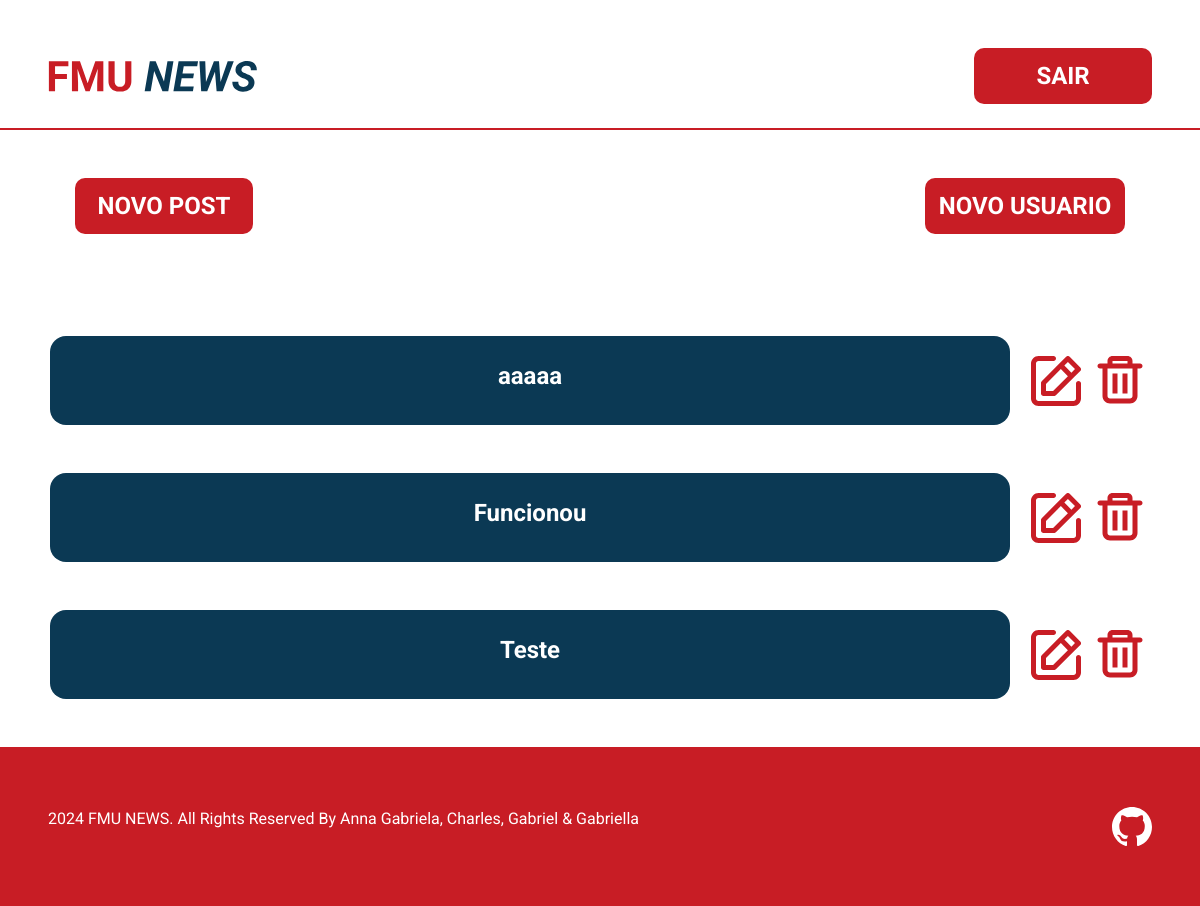
Before: /todas-noticias.php with the older database file.
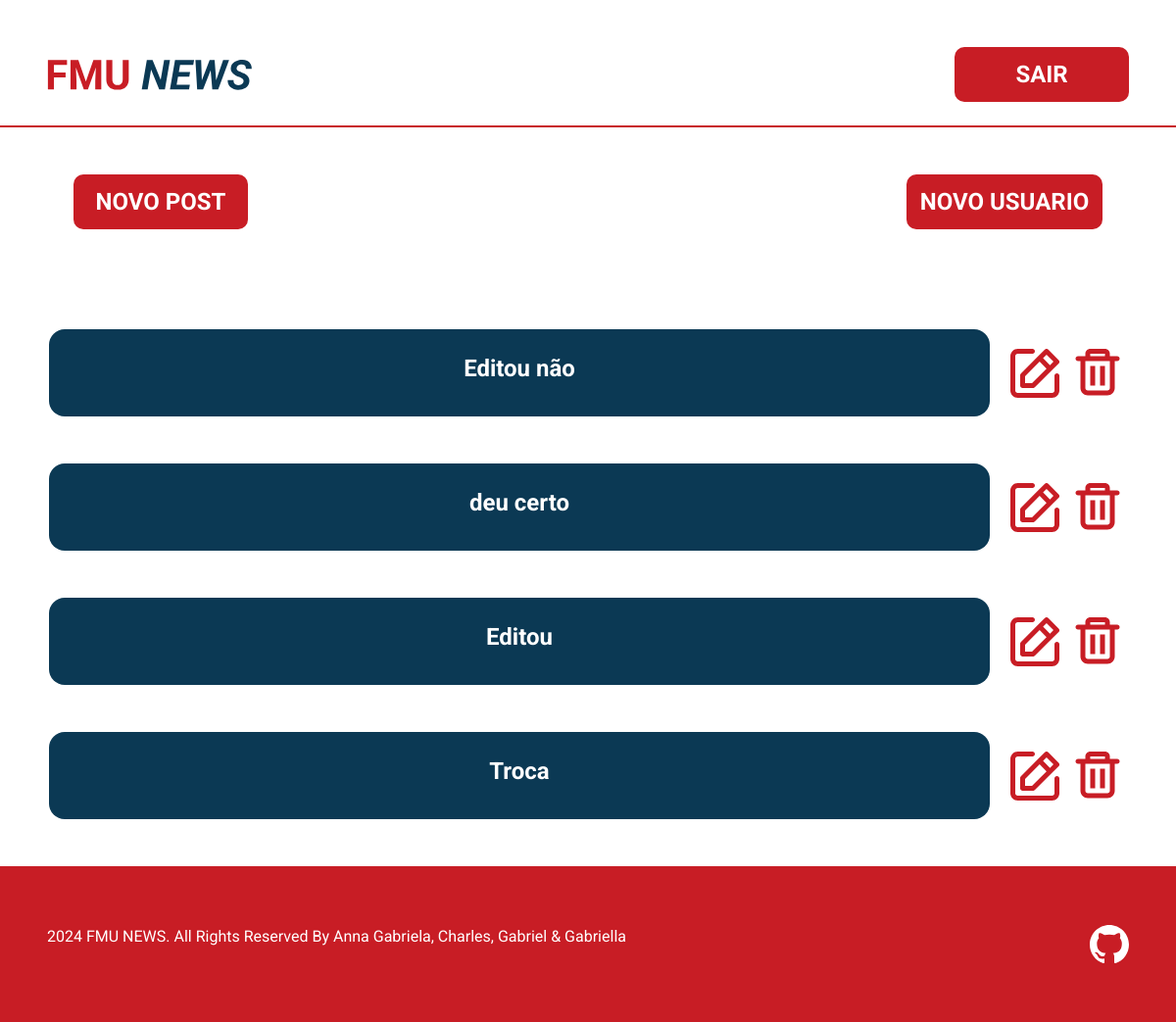
After: the same page with the newer database file.
### tables this page shows
CREATE TABLE `post` (
  `id_post` int(11) NOT NULL,
  `postagem` text NOT NULL,
  `id_cliente` int(11) NOT NULL,
  `titulo` varchar(200) NOT NULL
);

### todas-noticias.php (the view, shortened to what this page needs)
<?php
    include_once "conexao.php";
    try {
        $select = $con->prepare("SELECT * FROM post");
        $select->execute();
?>
<!DOCTYPE html>
<html lang="pt-br">
<head>
    <link href="https://cdn.jsdelivr.net/npm/bootstrap@5.3.3/dist/css/bootstrap.min.css" rel="stylesheet">
    <link rel="stylesheet" href="./assets/css/todas-style.css">
</head>
<body>
    <header class="borda-vermelha border-2 border-top-0 border-end-0 border-start-0 mb-5">
        <div class="d-flex justify-content-between align-items-center m-5 mb-4 cabecalho">
           <a href="index.php"><img src="./assets/imagens/logo.svg" alt="Lodo do FMU News com o FMU na cor vermelha e o News na cor azul"></a>
            <a href="./logout.php"><button class="botao-estilo botao-cadastro borda-raio fw-bold fonte-24">SAIR</button></a>
        </div>
    </header>
    <main class="container d-flex justify-content-center align-items-center flex-column teste">
        <div class="d-flex largura justify-content-center gap-botoes botoes-todas">
            <a href="./nova-noticia.php"><button class="botao-estilo botao-cadastro borda-raio fw-bold fonte-24 botao-post">NOVO POST</button></a>
            <a href="./cadastro.html"><button class="botao-estilo botao-usuario borda-raio fw-bold fonte-24 botao-usuario mr-5">NOVO USUARIO</button></a>
        </div>
      <div id="cards-noticia" class="cards-noticia d-flex align-items-center justify-content-center flex-column mt-3 position-relative">
      <?php
        while ( $result = $select->fetch()) {
            $titulo = $result['titulo'];
            $id_post= $result['id_post'];
            echo
                "<div class='card-noticia d-flex align-items-center justify-content-center gap-3 mt-5'>
                    <a href='noticia.php?id_post=$id_post' class='edita-btn' style='text-decoration: none;'><div class='titulo d-flex align-items-center justify-content-center rounded-4 fundo-azul h4-largura'>
                        <h4 class='texto-branco fw-bold fonte-24'>".$titulo."</h4>
                    </div></a>
                    <div class='funcoes d-flex gap-1'>
                        <a href='editar.php?id_post=$id_post' class='edita-btn'><img src='./assets/imagens/editar.svg' alt='Icone de edição representado por um lápis e um papel na cor vermelha'></a>
                        <a href='exclui-noticia.php?id_post=$id_post' class='edita-btn'><img id='delete-modal' src='./assets/imagens/lixeira.svg' alt='Icone de deletar representado por uma lixeira na cor vermelha'></a>
                    </div>
                </div>";
            }
        } catch (PDOException $e) {
            echo "Erro: " . $e->getMessage();
        }
    ?>
       </div>
    </main>
    <footer class="fundo-vermelho mt-5 d-flex justify-content-between align-items-center w-100 position-relative bottom-0">
        <p class="texto-branco fonte-16 ms-5">2024 FMU NEWS. All Rights Reserved By Anna Gabriela, Charles, Gabriel & Gabriella</p>
        <a href="https://github.com/annaagabi/fmu-news" target="_blank" class="me-5"><img src="./assets/imagens/github.svg" alt="Logo do github na cor branca"></a>
    </footer>
</body>
</html>

### assets/css/todas-style.css (style rules this page uses)
.fonte-24 { font-size: 1.5rem; }
.borda-vermelha { border: solid var(--main-color); }
.botao-estilo { background-color: var(--main-color); color: var(--third-color); }
.botao-cadastro { width: 11.12rem; height: 3.5rem; }
.borda-raio { border-radius: 10px; }
.botao-usuario { width: 12.5rem; height: 3.5rem; }
.cabecalho { gap: 2rem }
.cabecalho img { max-width: 209px; width: 100vw; max-height: 45px; height: 100vh; }
.fundo-azul { background-color: var(--second-color); }
.h4-largura { max-width: 1074px; width: 80vw; height: 5.57rem; }
.largura { max-width: 1160px; width: 80vw; }
.gap-botoes { gap: 70%; }
.funcoes img { width: 3.75rem; height: 3.75rem; }
.teste { flex:1 }
footer { flex-shrink: 0; max-height: 9.93rem; height: 100vh; }
.fundo-vermelho { background-color: var(--main-color); }
.texto-branco { color: var(--third-color); }
.fonte-16 { font-size: 1rem; }

### assets/css/global.css (style rules this page uses)
:root { --main-color: #C81D25; --second-color: #0B3954; --third-color: #FFFFFF; --fourth-color:#000000; }
* { margin: 0; padding: 0; box-sizing: border-box; text-decoration: none; border: none; font-family: "Roboto", sans-serif; }
body, html { height: 100vh; }
body { display: flex; flex-direction: column; }
main { flex: 1 0 auto; }

Changed rows visible on the page:
removed post: titulo "aaaaa"
removed post: titulo "Funcionou"
added post: titulo "Editou não"
added post: titulo "deu certo"
changed post: titulo "Teste" → "Editou"
added post: titulo "Troca"
